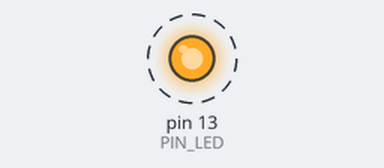
Simulated run of this sketch. Board: Arduino Uno, built with avr-gcc and run on an emulated ATmega328P. Parts: output pins drawn as LEDs (lit = HIGH). Dashed ring = blinking.

Above: at 0.2 s.
Timing chart, 0 to 3.0 s (numbered marks = the images above):
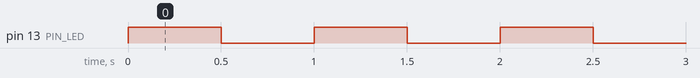

The sketch:

MY_MAIN.ino
```cpp
#define PIN_LED 13
#define LED(x)  digitalWrite(PIN_LED,x)

void setup()
{
  // put your setup code here, to run once:

  pinMode(13,OUTPUT);
//  digitalWrite(13,LOW);
  LED(0);

}

void loop()
{
  // put your main code here, to run repeatedly:

//  digitalWrite(13,HIGH);
  LED(1);
  delay(500);
//  digitalWrite(13,LOW);
  LED(0);
  delay(500);

}
```

Measured:
- by itself, pin 13 (PIN_LED): alternates HIGH for 0.50 s and LOW for 0.50 s
